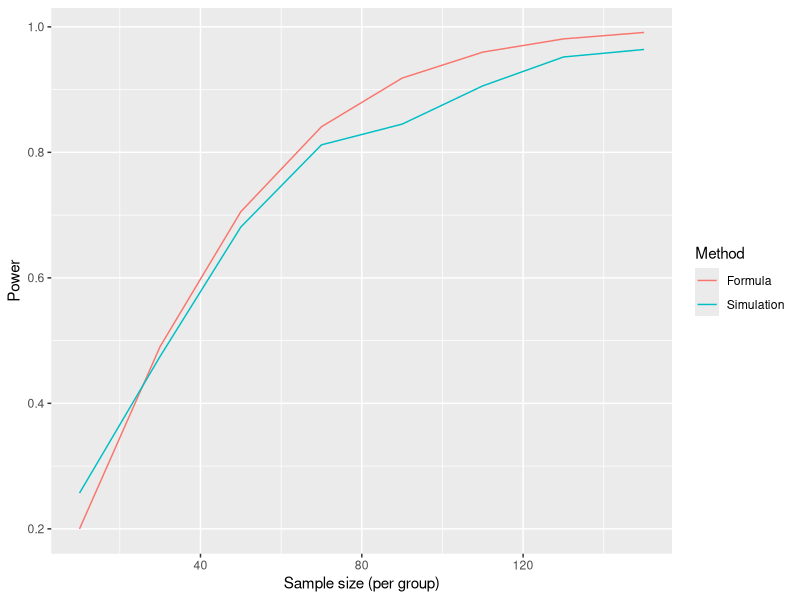
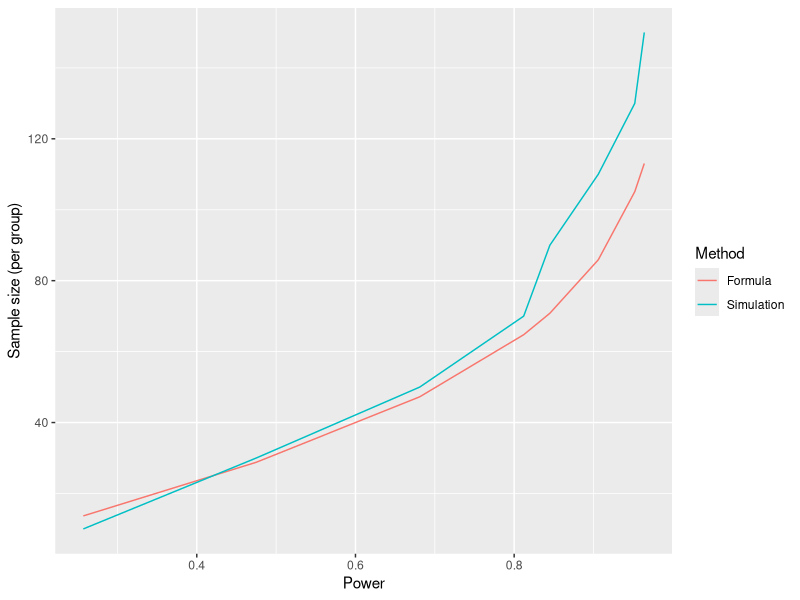

The R source for these figures, in order: (Note: a time limit stopped this script after it produced the figures.)
# Basic Sample Size Calculation

#### Data Generating Function ####
create_rct_data <- function(n, procedure, mu_0, mu_1, sigma_0, sigma_1) {
  # Randomization procedure 1
  if (procedure == 1){
    group <- sample(rep(c(0,1),n)) 
  }
  
  # Randomization procedure 2: Binomial
  # most random way to generate the sequence:note that this result in non-equal 
  # sample size per arm
  if (procedure == 2){
    group <- (runif(2*n) > 0.5)*1
  }
  
  
  # Randomization procedure 3: Truncated Binomial
  else{
    group <- c()
    for (i in 1:(2*n)) {
      a <- sum(group == 1)
      b <- sum(group == 0)
      if (max(a, b) >= n) {
        group <- c(group, rep(1, n - a), rep(0, n - b))
        break
      }
      group <- c(group, (runif(1) > 0.5)*1)
    }
  }
  
  outcome <- (1-group) * rnorm(n=n, mean=mu_0, sd=sigma_0) +
    group * rnorm(n=n, mean=mu_1, sd=sigma_1)
  return(data.frame("group"=group, "outcome"=outcome))
}

# Test data-generating function
create_rct_data(n=3, 3, mu_0=2, mu_1=4, sigma_0=0.1, sigma_1=0.1)

# Test whether to reject null-hypothesis
run_test <- function(data) {
  test_result <- t.test(outcome~group, data=data)
  return(as.integer(test_result$p.value<0.05))
}

#### Simulation Study ####
set.seed(43)
kSim <- 1000
power_sim <- data.frame(matrix(ncol = 2, nrow = 0))
colnames(power_sim) <- c("SampleSize","Power")
sample_size <- seq(10,150,20)
start_time <- Sys.time()
for (i in 1:length(sample_size)){
  df_temp <- data.frame(matrix(ncol = 3, nrow = 0))
  colnames(df_temp) <- c("nSim","sampleSize","test")
  #print(df_temp)
  for (k in 1:kSim){
    data <- create_rct_data(n = sample_size[i], 3, mu_0=17, mu_1=18, sigma_0=2, sigma_1=2)
    result <- run_test(data)
    # Do not use rbind, as it changes the original column names of the dataframe
    df_temp[k,] <- c(nSim = k,sampleSize = sample_size[i],test = result)
    #print(df_temp)
  }
  power_sim[i,] <- c(sample_size[i],sum(df_temp$test)/kSim)
}
print(power_sim)
end_time <- Sys.time()
print(end_time - start_time)

#### Check with the formula ####
power_formula <- function (n){
  pnorm(sqrt((n*(17-18)^2)/(2^2+2^2)) - qnorm(0.025, lower.tail=F))
}
power_fm <- sapply(sample_size, power_formula)

n_formula <- function (pw){
  (qnorm(0.025, lower.tail=F)+qnorm((1-pw), lower.tail = F))^2*(2^2+2^2)/((17-18)^2)
}
n_fm <- sapply(power_sim$Power, n_formula)
n_fm

library(ggplot2)
# x-sample size y-power plot
ggplot(data.frame(
  n = rep(sample_size, 2),
  power = c(power_sim$Power, power_fm),
  which = rep(c("Simulation","Formula"), each=length(sample_size))
), aes(x=n, y=power, color=factor(which))) +
  geom_line() +
  labs(color="Method", y="Power", x="Sample size (per group)")

# x-power y-sample size plot
ggplot(data.frame(
  power = rep(power_sim$Power, 2),
  n = c(power_sim$SampleSize, n_fm),
  which = rep(c("Simulation","Formula"), each=length(sample_size))
), aes(y=n, x=power, color=factor(which))) +
  geom_line() +
  labs(color="Method", x="Power", y="Sample size (per group)")

#### Package the simulation study in a function ####

# Input: number of simulation study, mean of control group, mean of experimental group, 
# variance of control group and experimental group, minimized sample size, maximized sample size and 
# the threshold of power

# Output: List of two elements: Table of sample size with its power, the minimum
# sample size that is over the threshold
sim_cpmean <- function(kSim,rp,step,mu_0,mu_1, sigma_0,sigma_1,min_sz,max_sz,threshold){
  #set.seed(43)
  power_sim <- data.frame(matrix(ncol = 2, nrow = 0))
  colnames(power_sim) <- c("SampleSize","Power")
  # Consider change it to bisection method
  sample_size <- seq(min_sz,max_sz,step)
  start_time <- Sys.time()
  for (i in 1:length(sample_size)){
    df_temp <- data.frame(matrix(ncol = 3, nrow = 0))
    colnames(df_temp) <- c("nSim","sampleSize","test")
    #print(df_temp)
    for (k in 1:kSim){
      data <- create_rct_data(n = sample_size[i], rp,mu_0=mu_0, mu_1=mu_1, sigma_0=sigma_0, sigma_1=sigma_1)
      result <- run_test(data)
      # Do not use rbind, as it changes the original column names of the dataframe
      df_temp[k,] <- c(nSim = k,sampleSize = sample_size[i],test = result)
      #print(df_temp)
    }
    power_sim[i,] <- c(sample_size[i],sum(df_temp$test)/kSim)
  }
  elgb_sz <- c()
  for (row in 1:dim(power_sim)[1]){
    if (power_sim[row,2] > threshold){
      elgb_sz <- c(elgb_sz,power_sim[row,1])
    }
  }
  if (length(elgb_sz)==0){
    elgb_sz <- c(max_sz)
    print("No eligible sample size is found to exceed the threshold!")
  }
  end_time <- Sys.time()
  print(end_time - start_time)
  return(list(power_sim,min(elgb_sz)))
}
#print(sim_cpmean(100,10,17,18,2,2,100,150,0.9))

#### Metrics ####
# Variability of n
min_n <- c()
for (i in 1:100){
  min_n <- c(min_n,sim_cpmean(1000,2,1,17,18,2,2,95,105,0.9)[[2]])
}
print(min_n)
print(var(min_n))
print(sd(min_n))

##### Sensitivity Analysis #####
kEvl = 100;kSim = 1000
# Changing randomization procedure

# Function to calculate min_nr for a specific randomization procedure
calc_min_nr <- function(rp) {
  min_nr <- c()
  for (i in 1:kEvl) {
    min_nr <- c(min_nr, sim_cpmean(kSim = kSim, rp = rp, step = 1,
                                   17, 18, 2, 2,
                                   min_sz = 95, max_sz = 105, threshold = 0.9)[[2]])}
  return(min_nr)
}

min_nr1 <- calc_min_nr(rp = 1)
min_nr2 <- calc_min_nr(rp = 2)
min_nr3 <- calc_min_nr(rp = 3)
min_nr <- list(min_nr1,min_nr2,min_nr3)
var_nr <- c(var(min_nr1),var(min_nr2),var(min_nr3))

print(var_nr)
print(c(abs(n_formula(0.9)-mean(min_nr1)),abs(n_formula(0.9)-mean(min_nr2)),
        abs(n_formula(0.9)-mean(min_nr3))))

# Histogram
for (i in 1:3){
  hist(min_nr[[i]], main = paste("Histogram of n for Randomization Procedure " , i),
       xlab = "Minimum Sample Size")
}

# Number of simulation study
calc_min_nk <- function(kSim) {
  min_nk <- c()
  for (i in 1:kEvl) {
    min_nk <- c(min_nk, sim_cpmean(kSim = kSim, rp = 3, step = 1,
                                   17, 18, 2, 2,
                                   min_sz = 95, max_sz = 105, threshold = 0.9)[[2]])}
  return(min_nk)
}

kSims <- c(10,50,100)
min_nk <- list();var_nk <- c();abs_nk <- c()

for (i in 1:length(kSims)) {
   min_nk0 <- calc_min_nk(kSims[i])
   min_nk[[i]] <- min_nk0
   var_nk <- c(var_nk,var(min_nk0))
   abs_nk <- c(abs_nk,abs(n_formula(0.9)-mean(min_nk0)))
}

print(abs_nk)

for (i in 1:length(kSims)){
  hist(min_nk[[i]], main = paste("Histogram of n for" , kSims[i], "of simulation replicates"),
       xlab = "Minimum Sample Size")
}

ggplot(data.frame(
  kSim = kSims,
  var = var_nk), aes(y=var_nk, x=kSim)) +
    geom_line() +
    labs(x="Number of Simulation Study", y="Variability of n")

# Threshold
# Note that at first we set step larger to see a small range of sample size and
# then set it smaller as 1 to find the more accurate estimation and run the simulation
min_nt1 <- c();min_nt2 <- c();min_nt3 <- c()
thresholds <- c(0.8,0.9,0.95)
for (i in 1:length(thresholds)){
  for (k in 1:kEvl){
    min_nt1 <- c(min_nt1,sim_cpmean(kSim = kSim,rp = 3,step = 1,
                                    17,18,2,2,
                                    min_sz = 70,max_sz = 80,threshold = thresholds[i])[[2]])
    min_nt2 <- c(min_nt2,sim_cpmean(kSim = kSim,rp = 3,step = 1,
                                    17,18,2,2,
                                    min_sz = 95,max_sz = 110,threshold = thresholds[i])[[2]])
    min_nt3 <- c(min_nt3,sim_cpmean(kSim = kSim,rp = 3,step = 1,
                                    17,18,2,2,
                                    min_sz = 120,max_sz = 130,threshold = thresholds[i])[[2]])
  }
}

for (k in 1:kEvl){
  min_nt3 <- c(min_nt3,sim_cpmean(kSim = kSim,rp = 3,step = 1,
                                  17,18,2,2,
                                  min_sz = 120,max_sz = 130,threshold = thresholds[3])[[2]])
}
var_nt <- c(var(min_nt1),var(min_nt2),var(min_nt3))
print(c(abs(n_formula(0.8)-mean(min_nt1)),abs(n_formula(0.9)-mean(min_nt2)),
        abs(n_formula(0.95)-mean(min_nt3))))

min_nt <- list(min_nt1,min_nt2,min_nt3)
for (i in 1:3){
  hist(min_nt[[i]], main = paste("Histogram of Power Threshold ", thresholds[i]),
       xlab = "Minimum Sample Size")
}

ggplot(data.frame(
  threshold = c(0.8,0.9,0.95),
  var = var_nt), aes(y=var, x=threshold))+
    geom_line() +
    labs(x="Power Threshold", y="Variability of n")

save(min_nr,min_nk,min_nt, 
     file = "/Users/beep/Downloads/申研/Cambridge/MRC BSU Internship/results.Rdata")
